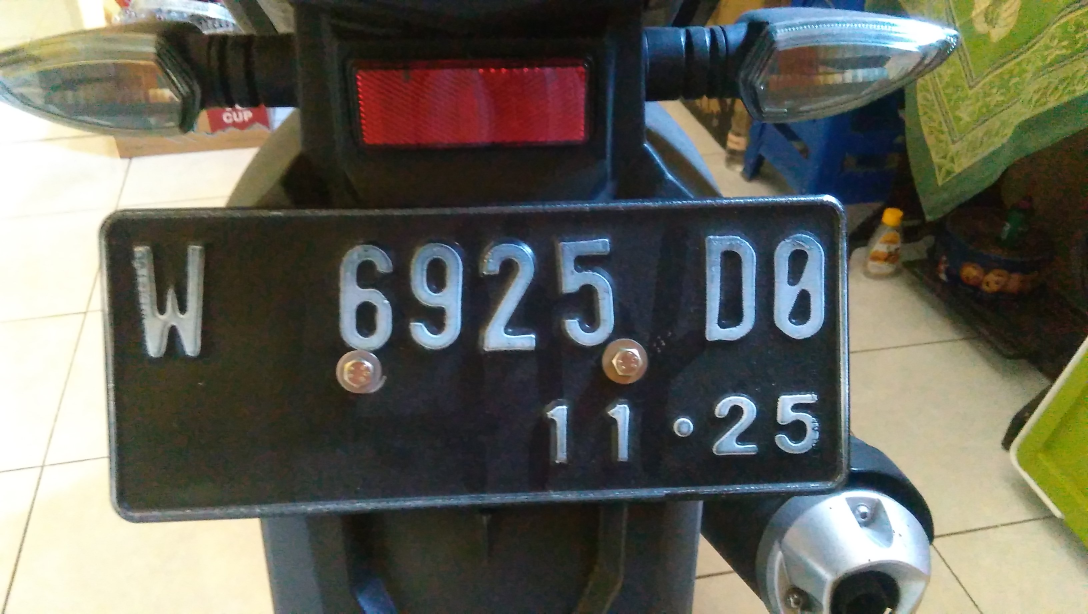
#> input picture test_images/1.jpg, 3264 x 1840 px, found by its file name (shown at 1/3 size)
$ python enhance.py
#> lines starting #> are read from the running program, lines starting #| are printed output that depends on the picture; after the words box and inside, x2 and y2 are one past the last pixel; in counts of white or black regions, pixels touching at a corner belong together
import cv2 as cv
import numpy as np
from matplotlib import pyplot as plt
import imutils

# load citra
img = cv.imread(r"test images\1.jpg") # plat nomer not detect
#> img is the input picture: shape (1840, 3264, 3); mean B, G, R 90.2, 100.2, 100.4
# img = cv.imread(r"test images\AB2638XU.jpg")

# img = cv.imread(r"test images\plat2.jpeg") # plat nomer not detect
img = imutils.resize(img,width=1280)
#> img: shape (721, 1280, 3)
img = cv.cvtColor(img,cv.COLOR_BGR2GRAY)
#> img: shape (721, 1280)

# thresh
blur = cv.GaussianBlur(img,(5,5),0)
ret,th1 = cv.threshold(blur,0,255, cv.THRESH_BINARY + cv.THRESH_OTSU)
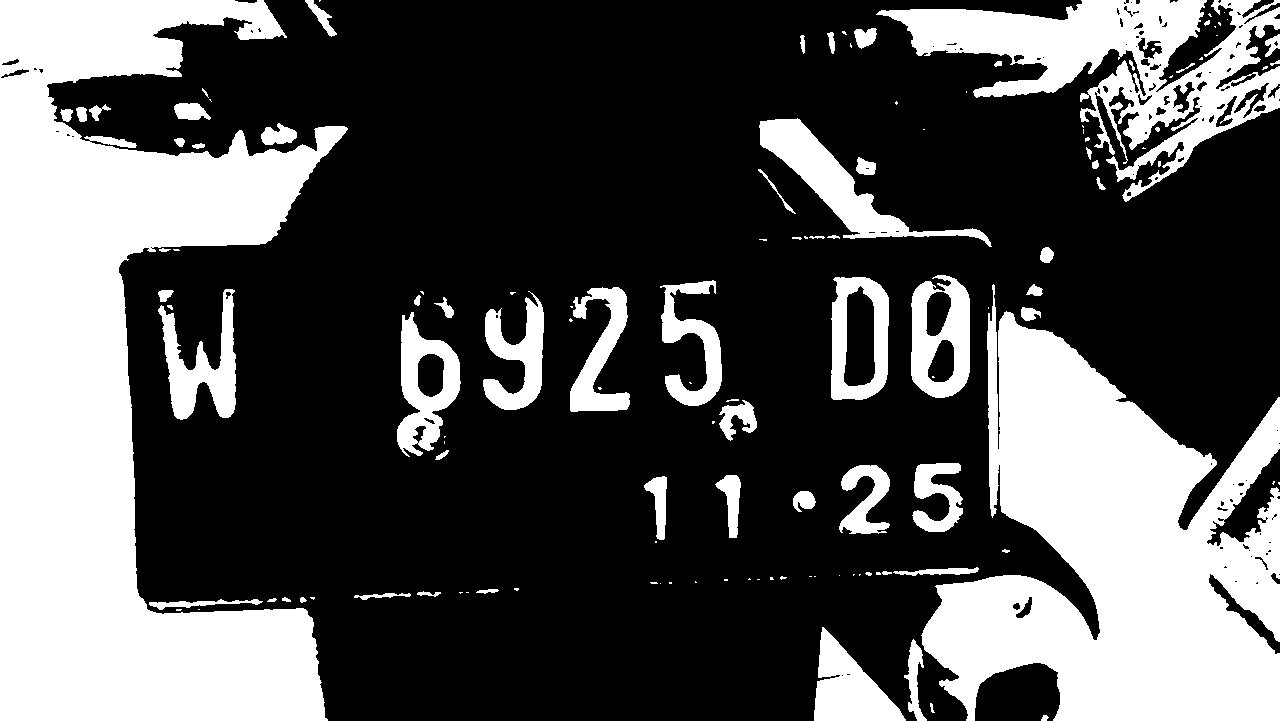
#> th1: shape (721, 1280); 32.8% white; 130 white regions (62 under 20 px), largest, box (x1, y1, x2, y2) and area: (0, 0, 348, 721) 133365, (921, 284, 1280, 721) 88112, (876, 0, 1280, 202) 28650
#> ret = 124

th2 = cv.adaptiveThreshold(img,255,cv.ADAPTIVE_THRESH_MEAN_C ,cv.THRESH_BINARY,11,2)
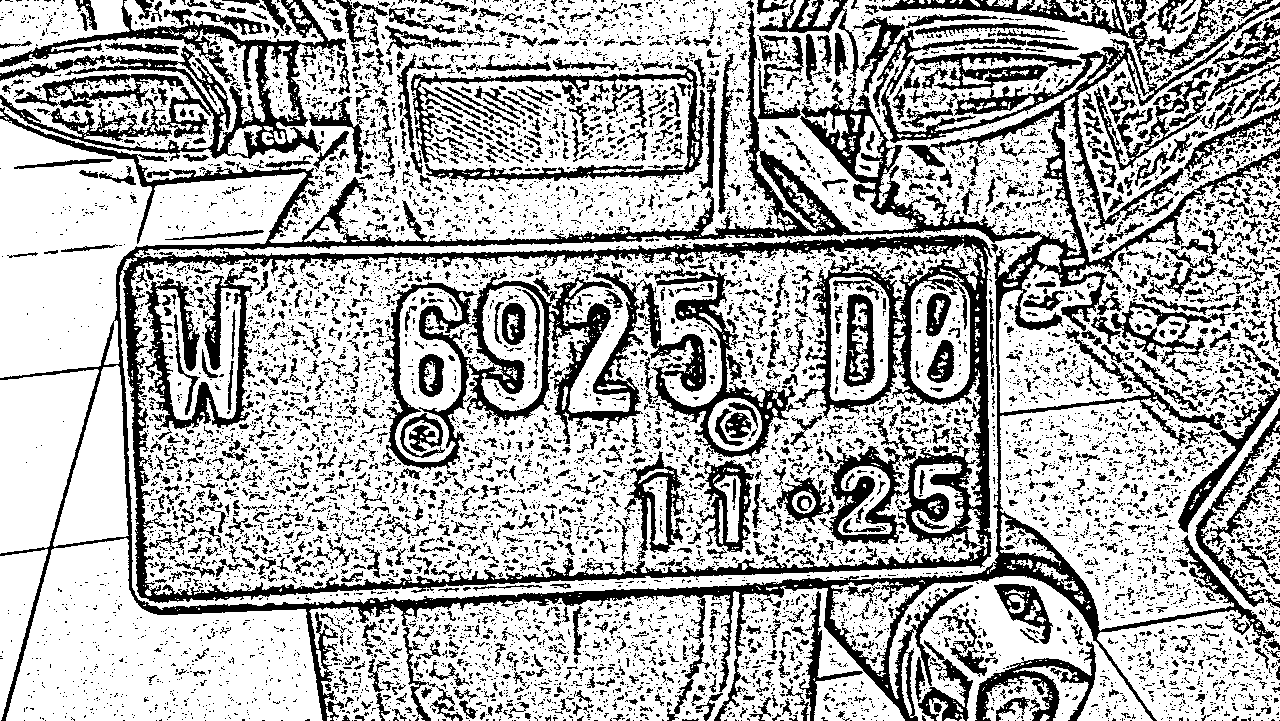
#> th2: shape (721, 1280); 68.6% white; 9100 black regions (7644 under 20 px), largest, box (x1, y1, x2, y2) and area: (0, 0, 1280, 721) 100846, (384, 270, 800, 471) 19695, (0, 0, 346, 161) 13378

th3 = cv.adaptiveThreshold(img,127,cv.ADAPTIVE_THRESH_GAUSSIAN_C ,cv.THRESH_BINARY,11,2)
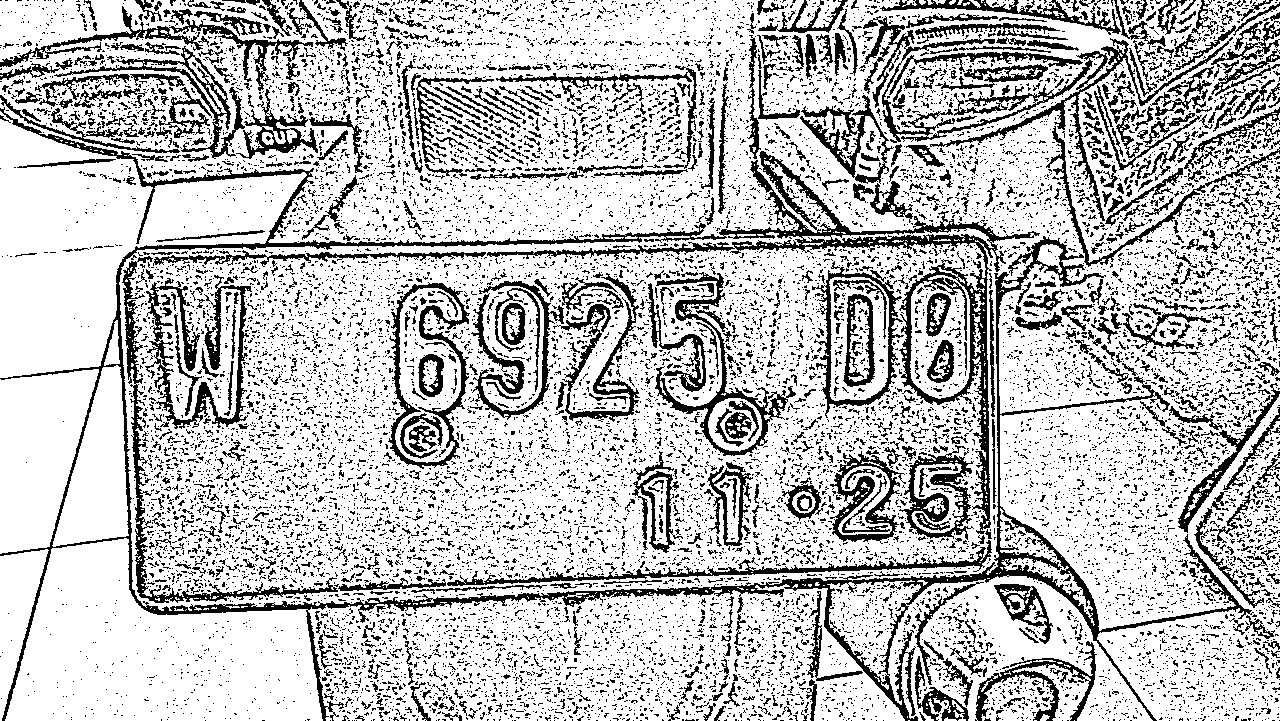
#> th3: shape (721, 1280); values 0 (black) and 127 (white), 75.8% white; 15435 black regions (14385 under 20 px), largest, box (x1, y1, x2, y2) and area: (0, 107, 1254, 721) 33306, (863, 16, 1233, 221) 6159, (145, 275, 252, 429) 4029


# show image
fig = plt.figure(figsize=(10, 7))
row_fig = 2
column_fig = 2

fig.add_subplot(row_fig, column_fig, 1)
plt.imshow(cv.cvtColor(img, cv.COLOR_BGR2RGB))
plt.axis('on')
plt.title("RGB")

fig.add_subplot(row_fig, column_fig, 2)
plt.imshow(th1, cmap='gray')
plt.axis('on')
plt.title("biner")

fig.add_subplot(row_fig, column_fig, 3)
plt.imshow(th2, cmap='gray')
plt.axis('off')
plt.title(" mean")

fig.add_subplot(row_fig, column_fig, 4)
plt.imshow(th3, cmap='gray')
plt.axis('off')
plt.title("Gasussian")

# plt.show()


# tophat

kernel = np.ones((20,20), np.uint8)
tophat = cv.morphologyEx(img,cv.MORPH_BLACKHAT, kernel)

# otsu
ret,th1 = cv.threshold(tophat,0,255, cv.THRESH_BINARY + cv.THRESH_OTSU)
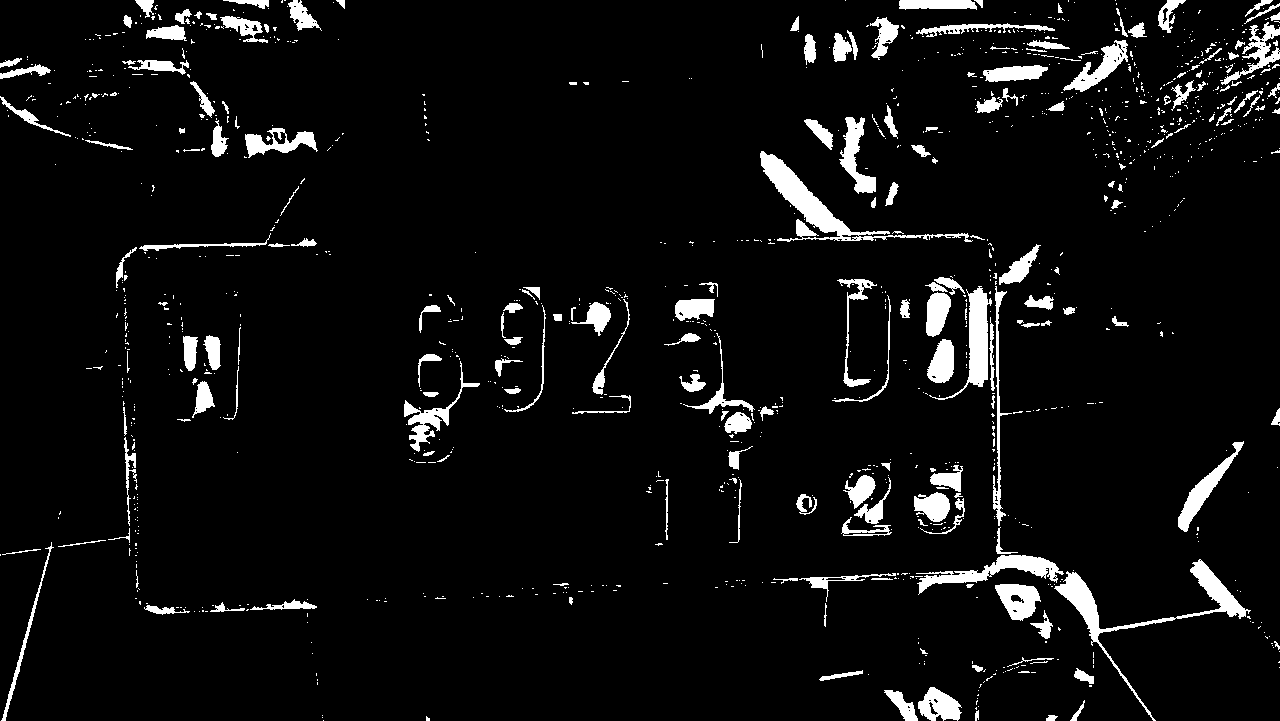
#> th1: shape (721, 1280); 5.8% white; 1200 white regions (995 under 20 px), largest, box (x1, y1, x2, y2) and area: (760, 151, 973, 242) 3161, (1054, 559, 1251, 721) 3075, (929, 286, 992, 400) 1841
#> ret = 35


fig = plt.figure(figsize=(10, 7))
row_fig = 2
column_fig = 2

fig.add_subplot(row_fig, column_fig, 1)
plt.imshow(cv.cvtColor(tophat, cv.COLOR_BGR2RGB))
plt.axis('on')
plt.title("tophat")

fig.add_subplot(row_fig, column_fig, 2)
plt.imshow(th1, cmap='gray')
plt.axis('on')
plt.title("otsu")

fig.add_subplot(row_fig, column_fig, 3)
plt.imshow(th2, cmap='gray')
plt.axis('off')
plt.title(" mean")

fig.add_subplot(row_fig, column_fig, 4)
plt.imshow(th3, cmap='gray')
plt.axis('off')
plt.title("Gasussian")

plt.show()
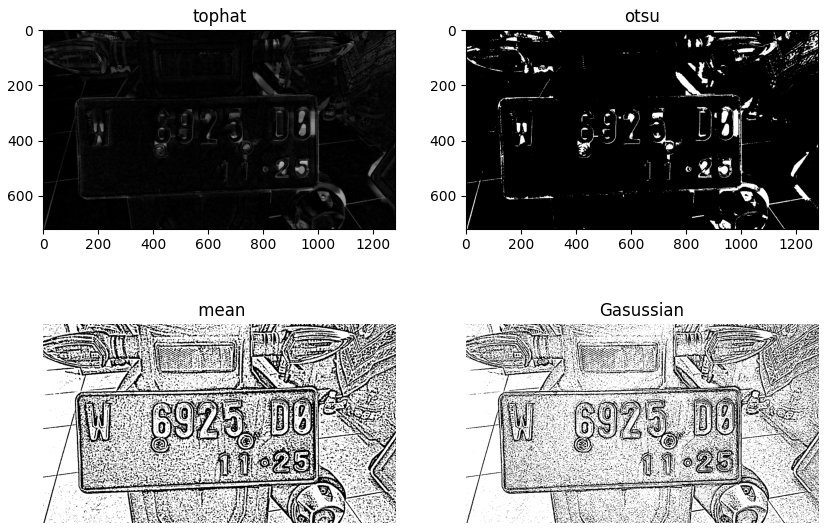
#> figure drawn by matplotlib, 4 panels

$ run again, with test_images/AB2638XU.jpg copied over test_images/1.jpg
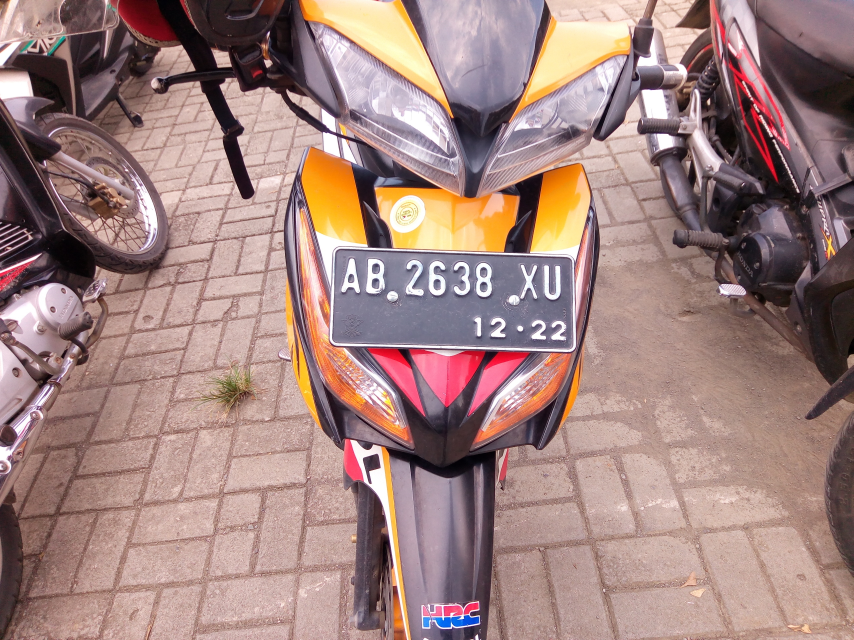
#> input picture test_images/AB2638XU.jpg, 2560 x 1920 px, found by its file name (shown at 1/3 size)
#> img is the input picture: shape (1920, 2560, 3); mean B, G, R 127.1, 131.2, 160.5
#> `ret,th1 = cv.threshold(blur,0,255, cv.THRESH_BINARY + cv.THRESH_OTSU)`:
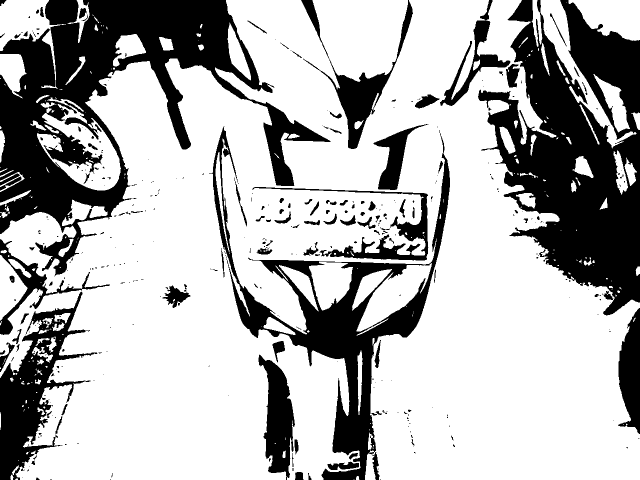
#> th1: shape (960, 1280) (shown at 1/2 size); 70.4% white; 362 black regions (243 under 20 px), largest, box (x1, y1, x2, y2) and area: (0, 0, 661, 553) 114727, (956, 0, 1280, 631) 108393, (418, 253, 900, 960) 51158
#> `ret,th1 = cv.threshold(blur,0,255, cv.THRESH_BINARY + cv.THRESH_OTSU)`: ret = 118
#> th2: shape (960, 1280); 58.2% white; 13228 black regions (11839 under 20 px), largest, box (x1, y1, x2, y2) and area: (0, 0, 1280, 960) 312490, (498, 373, 860, 524) 20224, (524, 125, 686, 238) 3895
#> th3: shape (960, 1280); values 0 (black) and 127 (white), 61.5% white; black in thin lines or dots
#> `ret,th1 = cv.threshold(tophat,0,255, cv.THRESH_BINARY + cv.THRESH_OTSU)`: ret = 53
#> `plt.show()`:
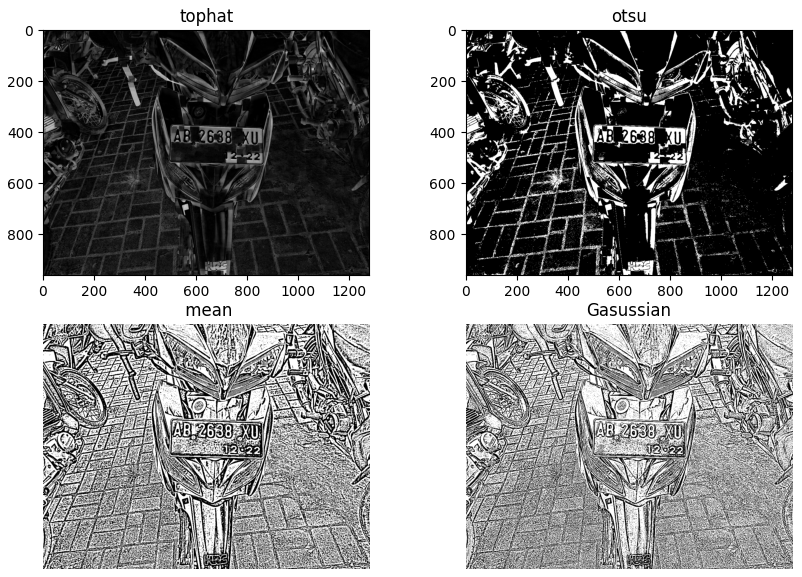
#> figure drawn by matplotlib, 4 panels

$ run again, with test_images/plat2.jpeg copied over test_images/1.jpg
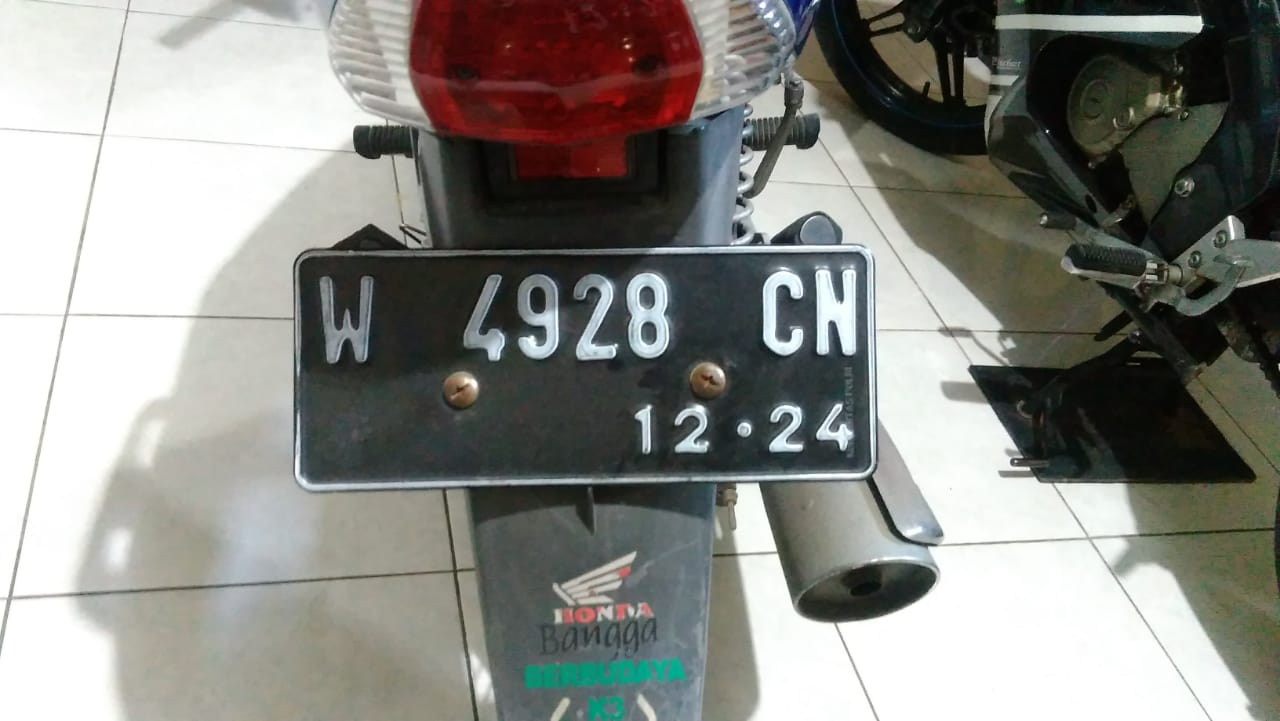
#> input picture test_images/plat2.jpeg, 1280 x 721 px, found by its file name
#> img is the input picture: shape (721, 1280, 3); mean B, G, R 131.2, 136.2, 136.2
#> img: shape (721, 1280)
#> `ret,th1 = cv.threshold(blur,0,255, cv.THRESH_BINARY + cv.THRESH_OTSU)`:
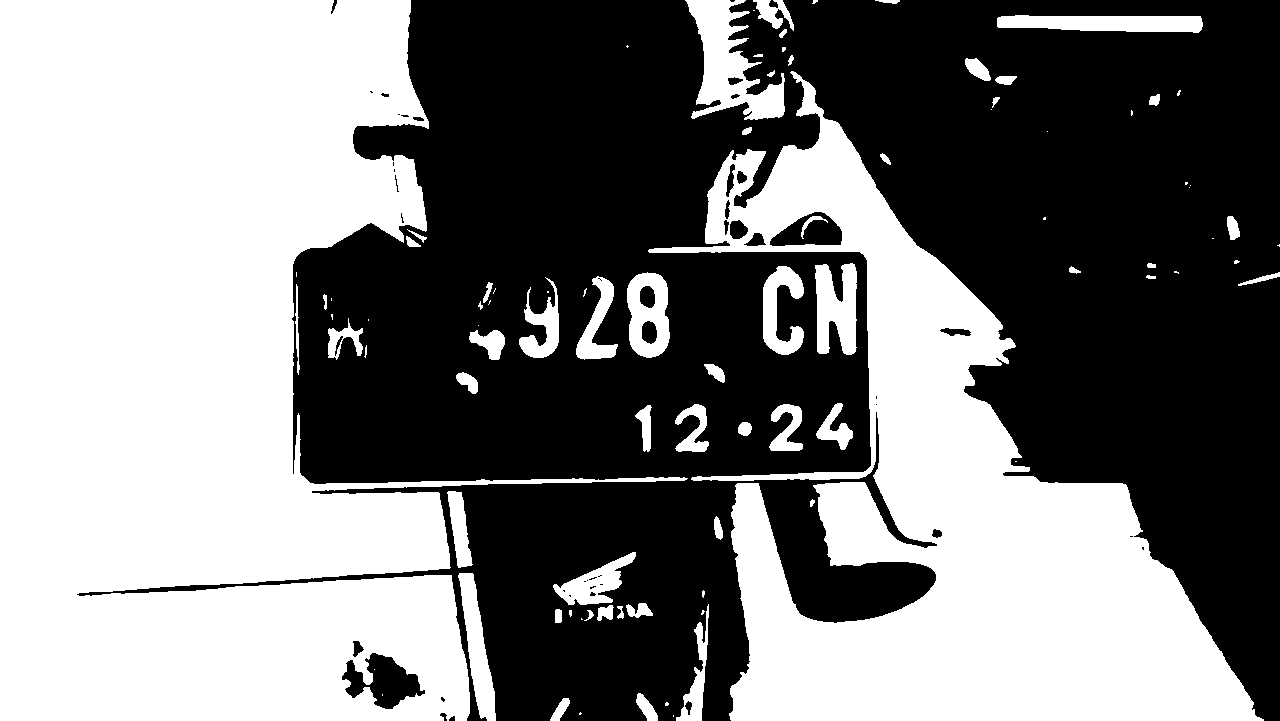
#> th1: shape (721, 1280); 48.7% white; 91 white regions (35 under 20 px), largest, box (x1, y1, x2, y2) and area: (0, 0, 688, 721) 274089, (648, 71, 1264, 721) 140157, (685, 0, 785, 120) 5761
#> `ret,th1 = cv.threshold(blur,0,255, cv.THRESH_BINARY + cv.THRESH_OTSU)`: ret = 137
#> th2: shape (721, 1280); 74.7% white; 4386 black regions (3486 under 20 px), largest, box (x1, y1, x2, y2) and area: (0, 0, 1280, 721) 38580, (770, 0, 1280, 364) 37641, (299, 251, 871, 484) 29732
#> th3: shape (721, 1280); values 0 (black) and 127 (white), 81.4% white; 7415 black regions (6765 under 20 px), largest, box (x1, y1, x2, y2) and area: (0, 0, 1280, 721) 30033, (781, 0, 1280, 328) 20576, (299, 251, 871, 484) 15944
#> `ret,th1 = cv.threshold(tophat,0,255, cv.THRESH_BINARY + cv.THRESH_OTSU)`: ret = 44
#> `plt.show()`:
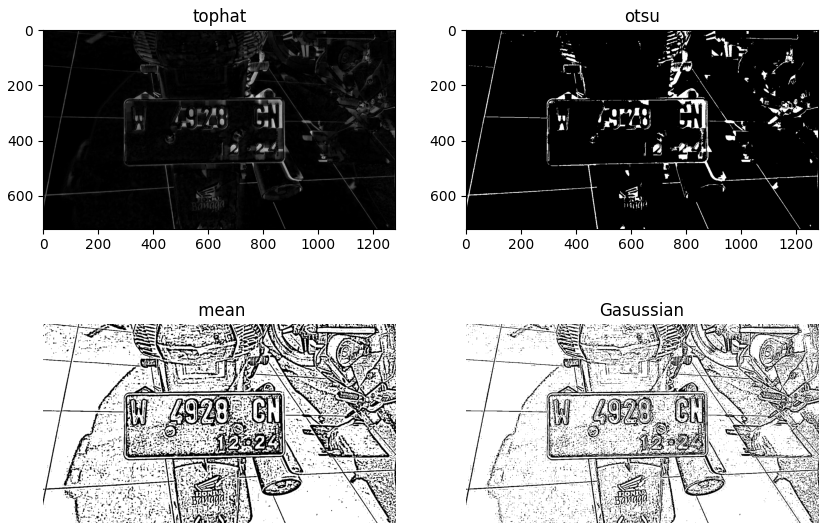
#> figure drawn by matplotlib, 4 panels
